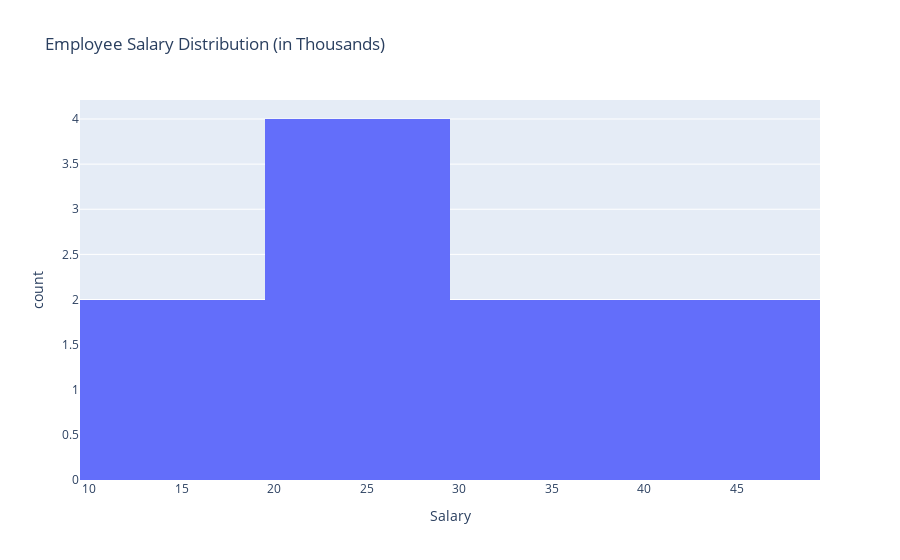

The notebook cell this image was saved under:
### Markdown cell above
### Histogram Example 2: Salary Distribution

### Code cell
df2 = pd.DataFrame({
    "Salary": [15, 18, 20, 22, 25, 28, 30, 35, 40, 45]  # in thousands
})

fig = px.histogram(
    df2,
    x="Salary",
    nbins=5,
    title="Employee Salary Distribution (in Thousands)"
)
fig.show()

### Figure 1 — Plotly figure (JSON) as saved in the notebook; plotly's stock layout.template omitted (floating-point values rounded to 4 significant figures)
{"data": [{"bingroup": "x", "hovertemplate": "Salary=%{x}<br>count=%{y}<extra></extra>", "legendgroup": "", "marker": {"color": "#636efa", "pattern": {"shape": ""}}, "name": "", "nbinsx": 5, "orientation": "v", "showlegend": false, "type": "histogram", "x": [15, 18, 20, 22, 25, 28, 30, 35, 40, 45], "xaxis": "x", "yaxis": "y"}], "layout": {"autosize": true, "barmode": "relative", "legend": {"tracegroupgap": 0}, "title": {"text": "Employee Salary Distribution (in Thousands)"}, "xaxis": {"anchor": "y", "autorange": true, "domain": [0, 1], "range": [9.5, 49.5], "title": {"text": "Salary"}, "type": "linear"}, "yaxis": {"anchor": "x", "autorange": true, "domain": [0, 1], "range": [0, 4.211], "title": {"text": "count"}}}}
